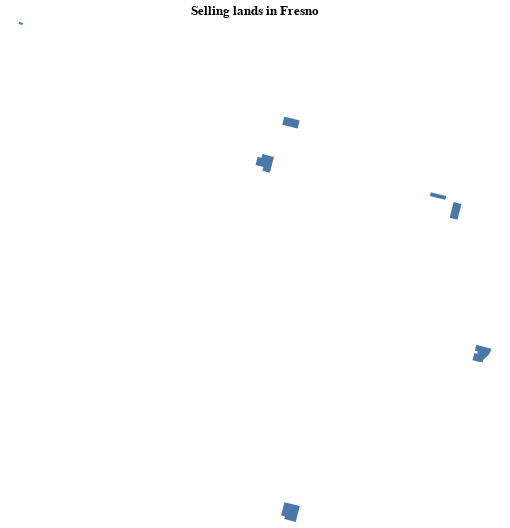

Notebook source saved alongside this figure:
### Code cell
alt.Chart(sell_farm).mark_geoshape().encode(
    tooltip=['APN']
).project(
    type='albersUsa'
).properties(
    title='Selling lands in Fresno',
    width=500,
    height=500
)

### Figure 1 — Vega-Lite specification as saved in the notebook (floating-point values rounded to 4 significant figures)
{"config": {"view": {"continuousWidth": 400, "continuousHeight": 300}}, "data": {"name": "data-d374689113378cdfe051afc7002be026"}, "mark": "geoshape", "encoding": {"tooltip": [{"field": "APN", "type": "nominal"}]}, "height": 500, "projection": {"type": "albersUsa"}, "title": "Selling lands in Fresno", "width": 500, "$schema": "https://vega.github.io/schema/vega-lite/v4.17.0.json", "datasets": {"data-d374689113378cdfe051afc7002be026": [{"ACTIVE_DAT": "1900-01-01", "AGENCY_COD": "CY", "APN": "32702127", "ROLL_YEAR": "1900", "SHAPE_STAr": 53630.0, "SHAPE_STLe": 984.3, "type": "Feature", "geometry": {"type": "Polygon", "coordinates": [[[-119.9, 36.71, 0.0], [-119.9, 36.71, 0.0], [-119.9, 36.71, 0.0], [-119.9, 36.71, 0.0], [-119.9, 36.71, 0.0]]]}}, {"ACTIVE_DAT": "1900-01-01", "AGENCY_COD": "CY", "APN": "32713008", "ROLL_YEAR": "1900", "SHAPE_STAr": 851500.0, "SHAPE_STLe": 3899.0, "type": "Feature", "geometry": {"type": "Polygon", "coordinates": [[[-119.9, 36.7, 0.0], [-119.9, 36.7, 0.0], [-119.9, 36.7, 0.0], [-119.9, 36.7, 0.0], [-119.9, 36.7, 0.0], [-119.9, 36.7, 0.0]]]}}, {"ACTIVE_DAT": "1900-01-01", "AGENCY_COD": "CY", "APN": "32714063", "ROLL_YEAR": "1900", "SHAPE_STAr": 1350000.0, "SHAPE_STLe": 5147.0, "type": "Feature", "geometry": {"type": "Polygon", "coordinates": [[[-119.9, 36.7, 0.0], [-119.9, 36.7, 0.0], [-119.9, 36.69, 0.0], [-119.9, 36.69, 0.0], [-119.9, 36.69, 0.0], [-119.9, 36.69, 0.0], [-119.9, 36.69, 0.0], [-119.9, 36.69, 0.0], [-119.9, 36.69, 0.0], [-119.9, 36.7, 0.0]]]}}, {"ACTIVE_DAT": "1900-01-01", "AGENCY_COD": "CY", "APN": "32807037", "ROLL_YEAR": "1900", "SHAPE_STAr": 406100.0, "SHAPE_STLe": 3213.0, "type": "Feature", "geometry": {"type": "Polygon", "coordinates": [[[-119.8, 36.7, 0.0], [-119.8, 36.7, 0.0], [-119.8, 36.7, 0.0], [-119.8, 36.7, 0.0], [-119.8, 36.7, 0.0], [-119.8, 36.7, 0.0], [-119.8, 36.7, 0.0]]]}}, {"ACTIVE_DAT": null, "AGENCY_COD": "FR", "APN": "32808006", "ROLL_YEAR": null, "SHAPE_STAr": 857400.0, "SHAPE_STLe": 3915.0, "type": "Feature", "geometry": {"type": "Polygon", "coordinates": [[[-119.8, 36.7, 0.0], [-119.8, 36.69, 0.0], [-119.8, 36.69, 0.0], [-119.8, 36.69, 0.0], [-119.8, 36.69, 0.0], [-119.8, 36.7, 0.0], [-119.8, 36.7, 0.0]]]}}, {"ACTIVE_DAT": "1900-01-01", "AGENCY_COD": "CY", "APN": "32907045", "ROLL_YEAR": "1900", "SHAPE_STAr": 1291000.0, "SHAPE_STLe": 5175.0, "type": "Feature", "geometry": {"type": "Polygon", "coordinates": [[[-119.8, 36.67, 0.0], [-119.8, 36.67, 0.0], [-119.8, 36.67, 0.0], [-119.8, 36.67, 0.0], [-119.8, 36.67, 0.0], [-119.8, 36.66, 0.0], [-119.8, 36.66, 0.0], [-119.8, 36.66, 0.0], [-119.8, 36.66, 0.0], [-119.8, 36.66, 0.0], [-119.8, 36.66, 0.0], [-119.8, 36.66, 0.0], [-119.8, 36.66, 0.0], [-119.8, 36.66, 0.0], [-119.8, 36.66, 0.0], [-119.8, 36.67, 0.0], [-119.8, 36.67, 0.0], [-119.8, 36.67, 0.0], [-119.8, 36.67, 0.0], [-119.8, 36.67, 0.0], [-119.8, 36.67, 0.0], [-119.8, 36.67, 0.0], [-119.8, 36.67, 0.0], [-119.8, 36.67, 0.0]]]}}, {"ACTIVE_DAT": "1900-01-01", "AGENCY_COD": "CY", "APN": "33502076S", "ROLL_YEAR": "1900", "SHAPE_STAr": 1606000.0, "SHAPE_STLe": 5177.0, "type": "Feature", "geometry": {"type": "Polygon", "coordinates": [[[-119.8, 36.62, 0.0], [-119.8, 36.62, 0.0], [-119.8, 36.62, 0.0], [-119.8, 36.62, 0.0], [-119.8, 36.62, 0.0], [-119.8, 36.62, 0.0], [-119.8, 36.62, 0.0]]]}}]}}
